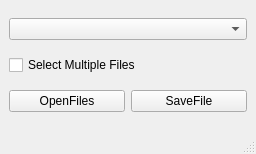
<?xml version="1.0" encoding="UTF-8"?>
<ui version="4.0">
 <class>MainWindow</class>
 <widget class="QMainWindow" name="MainWindow">
  <property name="geometry">
   <rect>
    <x>0</x>
    <y>0</y>
    <width>256</width>
    <height>154</height>
   </rect>
  </property>
  <property name="minimumSize">
   <size>
    <width>256</width>
    <height>126</height>
   </size>
  </property>
  <property name="windowTitle">
   <string>QFileDialogExByVishal</string>
  </property>
  <widget class="QWidget" name="centralwidget">
   <layout class="QHBoxLayout" name="horizontalLayout_2">
    <item>
     <layout class="QVBoxLayout" name="verticalLayout">
      <item>
       <widget class="QComboBox" name="combo_box">
        <property name="placeholderText">
         <string>Selected Files</string>
        </property>
       </widget>
      </item>
      <item>
       <widget class="QCheckBox" name="select_multiple_files">
        <property name="text">
         <string>Select Multiple Files</string>
        </property>
       </widget>
      </item>
      <item>
       <layout class="QHBoxLayout" name="horizontalLayout">
        <item>
         <widget class="QPushButton" name="btn_open_files">
          <property name="text">
           <string>OpenFiles</string>
          </property>
         </widget>
        </item>
        <item>
         <widget class="QPushButton" name="btn_save_file">
          <property name="text">
           <string>SaveFile</string>
          </property>
         </widget>
        </item>
       </layout>
      </item>
     </layout>
    </item>
   </layout>
  </widget>
  <widget class="QMenuBar" name="menubar">
   <property name="geometry">
    <rect>
     <x>0</x>
     <y>0</y>
     <width>256</width>
     <height>25</height>
    </rect>
   </property>
  </widget>
  <widget class="QStatusBar" name="statusbar"/>
 </widget>
 <resources/>
 <connections/>
</ui>
